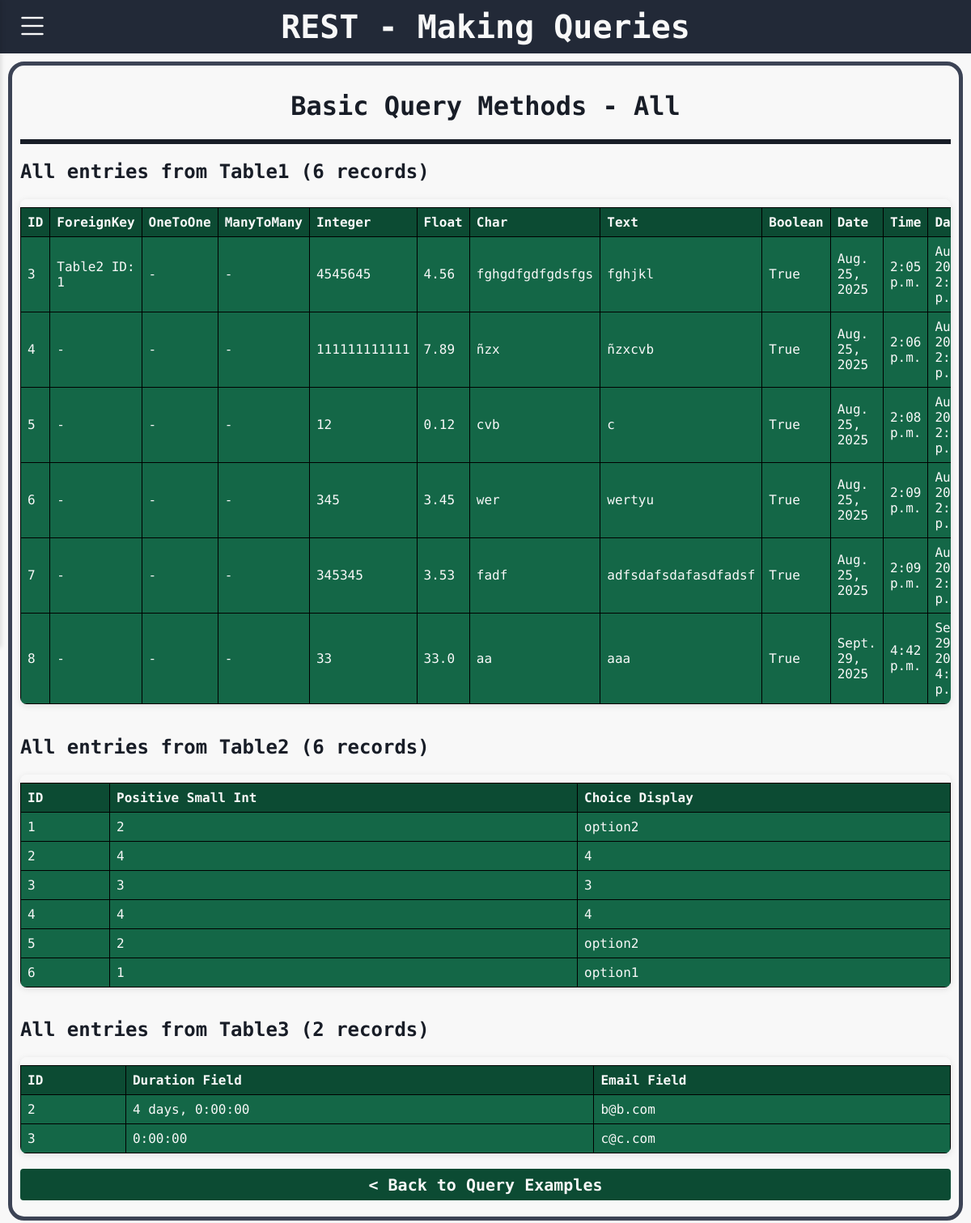
Before: /all_example with the older database file.
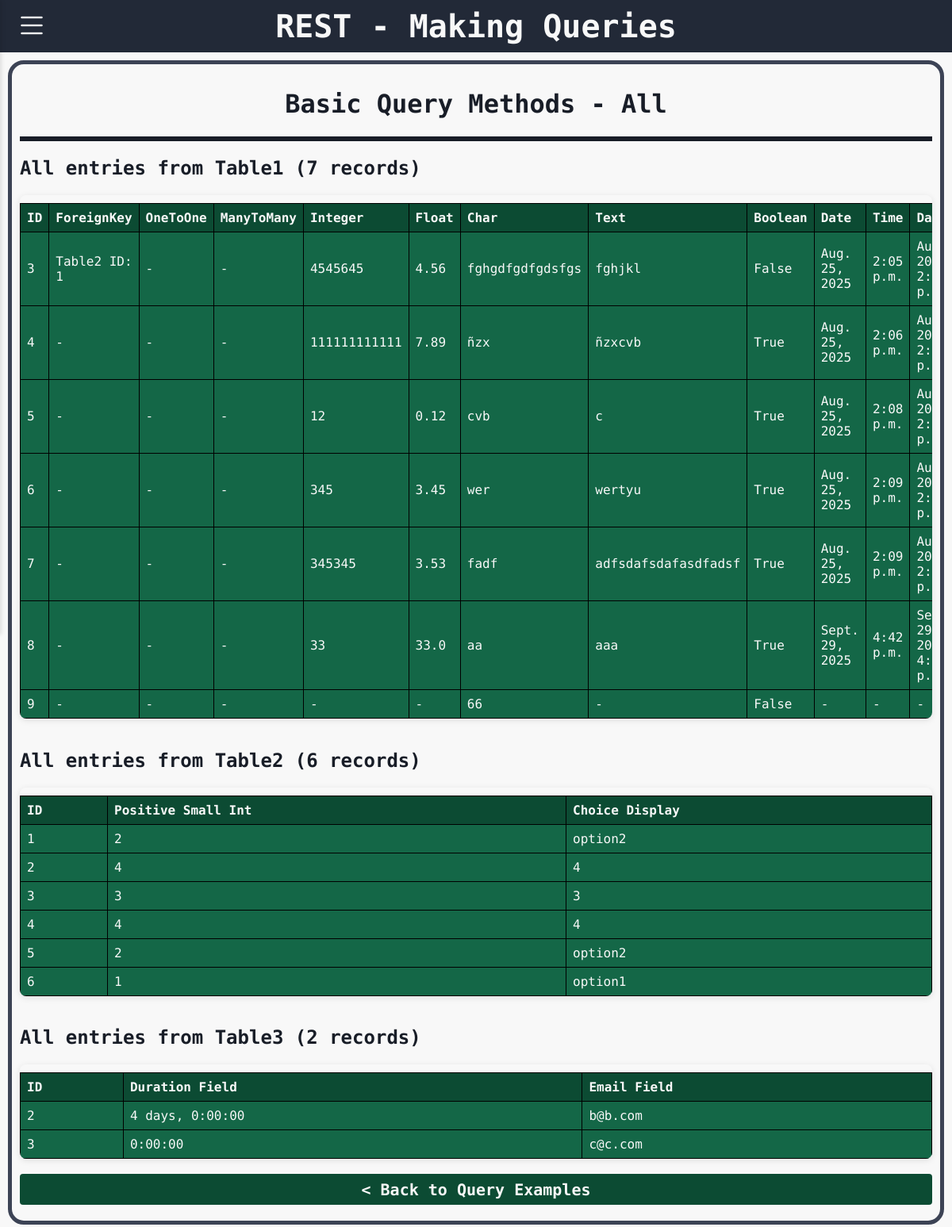
After: the same page with the newer database file.
### rest/models.py (models this page shows, shortened)
class Table1(models.Model):
    foreign_key = models.ForeignKey(Table2, on_delete=models.CASCADE, related_name='table1_foreign', null=True, blank=True)
    one_to_one = models.OneToOneField(Table2, on_delete=models.CASCADE, related_name='table1_one', null=True, blank=True)
    many_to_many = models.ManyToManyField(Table3, related_name='table1_many', blank=True)
    integer_field = models.IntegerField(null=True, blank=True)      # Integer value (optional)
    float_field = models.FloatField(null=True, blank=True)          # Floating point number
    char_field = models.CharField(max_length=15)                    # Short text with max length
    text_field= models.TextField(blank=True)                        # Long text (optional)
    boolean_field = models.BooleanField(default=False)              # True or False
    date_field = models.DateField(null=True, blank=True)           # Date only
    time_field = models.TimeField(null=True, blank=True)           # Time only
    datetime_field = models.DateTimeField(null=True, blank=True)   # Full date and time
    image_field = models.ImageField(upload_to='images/', null=True, blank=True)  # For image files
    file_field = models.FileField(upload_to='files/', null=True, blank=True)     # For general files

class Table2(models.Model):
    CHOICES = (
        (1, 'option1'),
        (2, 'option2'),
    )
    positive_small_int = models.PositiveSmallIntegerField(choices=CHOICES, default=1)
    def __str__(self):
        return f"Table2 ID: {self.id}"

class Table3(models.Model):
    duration_field = models.DurationField()
    email_field = models.EmailField(max_length=254, unique=True)

### rest/views.py (the view)
# urls.py: path('all_example', views.all_example, name='all_example'),
def all_example(request):
    all_table1 = Table1.objects.all()
    all_table2 = Table2.objects.all()
    all_table3 = Table3.objects.all()
    context = {
        'class': 'Basic',
        'type': 'All',
        'table1_data': all_table1,
        'table2_data': all_table2,
        'table3_data': all_table3,
        'table1_count': all_table1.count(),
        'table2_count': all_table2.count(),
        'table3_count': all_table3.count(),
    }
    return render(request, 'all_queries.html', context)

### json_app/context_processors.py (called while the page is built)
def dark_mode_context(request):
    return {'dark_mode': request.session.get('dark_mode', False)}

### rest/templates/all_queries.html (shortened to what this page needs)
{% extends "base.html" %}
{% block body %}
{% include "title.html" with title="- Making Queries" %}
<div class="container-table-rest">
    <h1 class="subtitle" style="text-align: center;">{{ class }} Query Methods - {{ type }}</h1>
    <hr class="horizontal-line">
    <h2 class="subtitle">All entries from Table1 ({{ table1_count }} records)</h2>
    {% if table1_data %}
    <div class="table-container">
        <table class="crud-table">
            <thead>
                <tr>
                    <th>ID</th>
                    <th>ForeignKey</th>
                    <th>OneToOne</th>
                    <th>ManyToMany</th>
                    <th>Integer</th>
                    <th>Float</th>
                    <th>Char</th>
                    <th>Text</th>
                    <th>Boolean</th>
                    <th>Date</th>
                    <th>Time</th>
                    <th>DateTime</th>
                </tr>
            </thead>
            <tbody>
                {% for entry in table1_data %}
                <tr>
                    <td>{{ entry.id }}</td>
                    <td>{{ entry.foreign_key|default:"-" }}</td>
                    <td>{{ entry.one_to_one|default:"-" }}</td>
                    <td>
                        {% for m in entry.many_to_many.all %}
                            {{ m.email_field }}{% if not forloop.last %}, {% endif %}
                        {% empty %}
                            -
                        {% endfor %}
                    </td>
                    <td>{{ entry.integer_field|default:"-" }}</td>
                    <td>{{ entry.float_field|default:"-" }}</td>
                    <td>{{ entry.char_field|default:"-" }}</td>
                    <td>{{ entry.text_field|default:"-" }}</td>
                    <td>{{ entry.boolean_field }}</td>
                    <td>{{ entry.date_field|default:"-" }}</td>
                    <td>{{ entry.time_field|default:"-" }}</td>
                    <td>{{ entry.datetime_field|default:"-" }}</td>
                </tr>
                {% endfor %}
            </tbody>
        </table>
    </div>
    {% else %}
    <h3 style="color: #28a728;">No records found in Table1.</h3>
    {% endif %}
    <br>
    <h2 class="subtitle">All entries from Table2 ({{ table2_count }} records)</h2>
    {% if table2_data %}
    <div class="table-container">
        <table class="crud-table">
            <thead>
                <tr>
                    <th>ID</th>
                    <th>Positive Small Int</th>
                    <th>Choice Display</th>
                </tr>
            </thead>
            <tbody>
                {% for entry in table2_data %}
                <tr>
                    <td>{{ entry.id }}</td>
                    <td>{{ entry.positive_small_int }}</td>
                    <td>{{ entry.get_positive_small_int_display }}</td>
                </tr>
                {% endfor %}
            </tbody>
        </table>
    </div>
    {% else %}
    <h3 style="color: #28a728;">No records found in Table2.</h3>
    {% endif %}
    <br>
    <h2 class="subtitle">All entries from Table3 ({{ table3_count }} records)</h2>
    {% if table3_data %}
    <div class="table-container">
        <table class="crud-table">
            <thead>
                <tr>
                    <th>ID</th>
                    <th>Duration Field</th>
                    <th>Email Field</th>
                </tr>
            </thead>
            <tbody>
                {% for entry in table3_data %}
                <tr>
                    <td>{{ entry.id }}</td>
                    <td>{{ entry.duration_field }}</td>
                    <td>{{ entry.email_field }}</td>
                </tr>
                {% endfor %}
            </tbody>
        </table>
    </div>
    {% else %}
    <h3 style="color: #28a728;">No records found in Table3.</h3>
    {% endif %}
    <br>
    <a class="back_button" href="{% url 'making_queries' %}">< Back to Query Examples</a>
</div>
{% endblock %}

Changed rows visible on the page:
changed Table1 "fghgdfgdfgdsfgs": boolean_field "True" → "False"
added Table1: id "9", foreign_key "-", one_to_one "-", integer_field "-", float_field "-", char_field "66", text_field "-", boolean_field "False", date_field "-", time_field "-", datetime_field "-"
Other visible differences:
{{ table1_count }}: "6" → "7"
